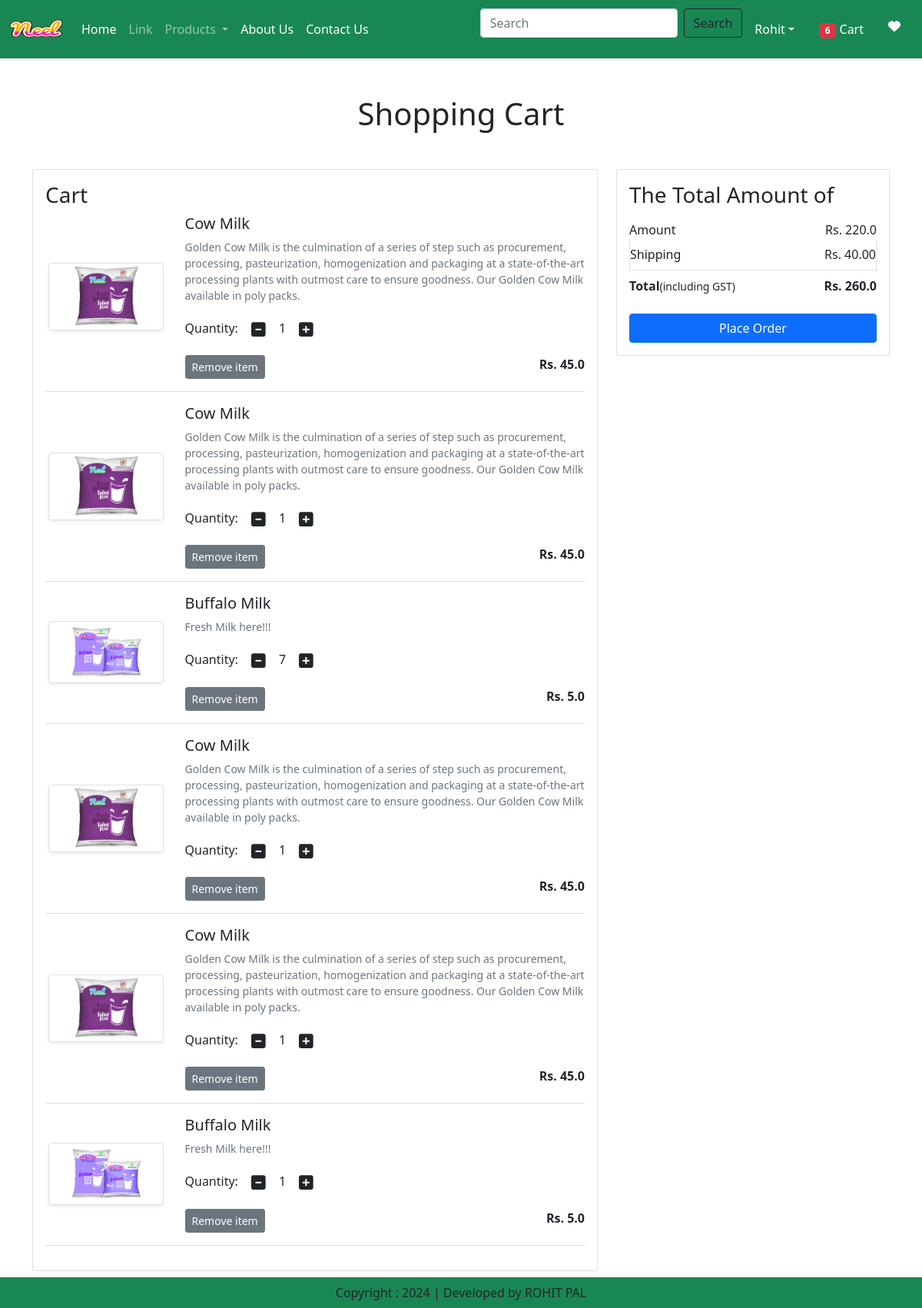
The app's page /cart/ (signed in) with its own data.
### milkapp/models.py (models this page shows, shortened)
class Cart(models.Model):
    user = models.ForeignKey(User,on_delete=models.CASCADE)
    product = models.ForeignKey(Product,on_delete=models.CASCADE)
    quantity = models.PositiveIntegerField(default=1)

class Product(models.Model):
    title=models.CharField(max_length=100)
    selling_price = models.FloatField()
    discounted_price = models.FloatField()
    description = models.TextField()
    composition = models.TextField(default="")
    prodapp=models.TextField(default="")
    category=models.CharField(choices=CATEGORY_CHOICES, max_length=2)
    product_image = models.ImageField(upload_to='product')

### milkapp/views.py (the view)
# urls.py: path('cart/', views.show_cart ,name="showcart"),
@login_required
def show_cart(request):
    user=request.user
    cart=Cart.objects.filter(user=user)
    amount=0
    for p in cart:
        value = p.quantity * p.product.discounted_price
        amount = amount + value
    totalamount = amount + 40
    totalitem=0
    wishitem=0
    if request.user.is_authenticated:
        totalitem = len(Cart.objects.filter(user=request.user))
        wishitem = len(Wishlist.objects.filter(user=request.user))
    return render(request,"milkapp/addtocart.html",locals())

### milkapp/templates/milkapp/addtocart.html (shortened to what this page needs)
{% extends 'milkapp/base.html' %}
{% load static %}
{% block main-content %}
<div class="container my-5">
    <div class="row">
        {% if cart %}
        <h1 class="text-center mb-5">Shopping Cart</h1>
        <div class="col-sm-8">
            <div class="card">
                <div class="card-body">
                    <h3>Cart</h3>
                    {% for item in cart %}
                    <div class="row">
                        <div class="col-sm-3 text-center align-self-center">
                            <img src="{{item.product.product_image.url}}" alt="" srcset=""
                                class="img-fluid img-thumbnail shadow-sm" height="150" width="150">
                        </div>
                        <div class="col-sm-9">
                            <div>
                                <h5>{{item.product.title}}</h5>
                                <p class="mb-2 text-muted small">{{item.product.description}}</p>
                                <div class="my-3">
                                    <label for="quantity">Quantity:</label>
                                    <a class="minus-cart btn" pid={{item.product.id}}><i
                                            class="fas fa-minus-square fa-lg"></i></a>
                                    <span id="quantity">{{item.quantity}}</span>
                                    <a class="plus-cart btn" pid={{item.product.id}}><i
                                            class="fas fa-plus-square fa-lg"></i></a>
                                </div>
                                <div class="d-flex justify-content-between">
                                    <a href="#" class="remove-cart btn btn-sm btn-secondary mr-3"
                                        pid={{item.product.id}}>Remove item</a>
                                    <p class="mb-0"><span><strong>Rs. {{item.product.discounted_price}}</strong></span>
                                    </p>
                                </div>
                            </div>
                        </div>
                    </div>
                    <hr class="text-muted">
                    {% endfor %}
                </div>
            </div>
        </div>
        <div class="col-sm-4">
            <div class="card">
                <div class="card-body">
                    <h3>The Total Amount of</h3>
                    <ul class="list-group">
                        <li
                            class="list-group-item d-flex justify-content-between align-items-center border-0 px-0 pb-0">
                            Amount<span id="amount">Rs. {{amount}}</span></li>
                        <li class="list-group-item d-flex justify-content-between lign-items-center px-0">
                            Shipping<span>Rs. 40.00</span></li>
                        <li
                            class="list-group-item d-flex justify-content-between align-items-center border-0 px-0 mb-3">
                            <div>
                                <strong>Total</strong><small>(including GST)</small>
                            </div>
                            <span id="totalamount"><strong>Rs. {{totalamount}}</strong></span>
                        </li>
                    </ul>
                    <div class="d-grid">
                        <a href="{% url 'checkout' %}" class="btn btn-primary">Place Order</a>
                    </div>
                </div>
            </div>
        </div>
        {% else %}
        <h1 class="text-center mb-5">Cart is Empty</h1>
        {% endif %}
    </div>
</div>
{% endblock main-content %}

### milkapp/templates/milkapp/base.html (shortened to what this page needs)
<!DOCTYPE>
{% load static  %}
<!DOCTYPE html>
<html lang="en">
    <head>
        <link href="https://cdn.jsdelivr.net/npm/bootstrap@5.0.2/dist/css/bootstrap.min.css" rel="stylesheet">
        <link rel="stylesheet" href="{% static 'milkapp/css/owl.carousel.min.css' %}" />
        <link rel="stylesheet" href="{% static 'milkapp/css/all.min.css' %}" />
        <link rel="stylesheet" href="{% static 'milkapp/css/style.css' %}" />
    </head>
    <body>
        <nav class="navbar navbar-expand-lg navbar-dark bg-success">
            <div class="container-fluid">
              <a class="navbar-brand" href="#">
                <img src="{% static 'milkapp/images/product/Neel.png' %}" width="70" height="50"/>
              </a>
              <div class="collapse navbar-collapse" id="navbarSupportedContent">
                <ul class="navbar-nav me-auto mb-2 mb-lg-0">
                {% if request.user.is_authenticated %}
                  <li class="nav-item">
                    <a class="nav-link active" aria-current="page" href="/">Home</a>
                  </li>
                  <li class="nav-item">
                    <a class="nav-link" href="#">Link</a>
                  </li>
                  <li class="nav-item dropdown">
                    <a class="nav-link dropdown-toggle" href="#" id="navbarDropdown" role="button" data-bs-toggle="dropdown" aria-expanded="false">
                      Products
                    </a>
                  </li>
                  <li class="nav-item">
                    <a class="nav-link text-white" href="{% url 'about' %}">About Us</a>
                  </li>
                  <li class="nav-item">
                    <a class="nav-link text-white" href="{% url 'contact' %}">Contact Us</a>
                  </li>
                </ul>
                <form class="d-flex" role="search" action="/search">
                  <input class="form-control me-2" type="search" placeholder="Search" name="search" aria-label="Search">
                  <button class="btn btn-outline-dark" type="submit">Search</button>
                </form>
              </div>
              <ul class="navbar-nav me-auto mb-2 mb-lg-0">
                <li class="nav-item dropdown mx-2">
                    <a class="nav-link dropdown-toggle text-white" href="#" id="profileDropdown" role="button" data-bs-toggle="dropdown" aria-expanded="false">Rohit</a>
                </li>
                <li class="nav-item mx-2">
                    <a href="{% url 'showcart' %}" class="nav-link text-white"><span class="badge bg-danger">{% if totalitem > 0 %} {{totalitem}} {% endif %}</span> Cart</a>
                </li>
                <li class="nav-item mx-2">
                    <a href="{% url 'wishlist' %}" class="nav-link text-white"> <i class="fa fa-heart"></i></a>
                </li>
                {% endif %}
              </ul>
            </div>
        </nav>
    {% block main-content %}{% endblock main-content %}
   <footer class="container-fluid fixed-bottom bg-success text-center p-2 mt-5">
    Copyright : 2024 | Developed by ROHIT PAL
   </footer>
        </body>
</html>

### records on screen
Cart: product.product_image (picture), product "Cow Milk", product.description "Golden Cow Milk is the culmination of a series of step such as procurement, processing, pasteurization, homogenization and packaging at a state-of-the-art processing plants with outmost care to ensure goodness. Our Golden Cow Milk available in poly packs.", quantity "1", product.discounted_price "45.0"
Cart: product.product_image (picture), product "Cow Milk", product.description "Golden Cow Milk is the culmination of a series of step such as procurement, processing, pasteurization, homogenization and packaging at a state-of-the-art processing plants with outmost care to ensure goodness. Our Golden Cow Milk available in poly packs.", quantity "1", product.discounted_price "45.0"
Cart: product.product_image (picture), product "Buffalo Milk", product.description "Fresh Milk here!!!", quantity "7", product.discounted_price "5.0"
Cart: product.product_image (picture), product "Cow Milk", product.description "Golden Cow Milk is the culmination of a series of step such as procurement, processing, pasteurization, homogenization and packaging at a state-of-the-art processing plants with outmost care to ensure goodness. Our Golden Cow Milk available in poly packs.", quantity "1", product.discounted_price "45.0"
Cart: product.product_image (picture), product "Cow Milk", product.description "Golden Cow Milk is the culmination of a series of step such as procurement, processing, pasteurization, homogenization and packaging at a state-of-the-art processing plants with outmost care to ensure goodness. Our Golden Cow Milk available in poly packs.", quantity "1", product.discounted_price "45.0"
Cart: product.product_image (picture), product "Buffalo Milk", product.description "Fresh Milk here!!!", quantity "1", product.discounted_price "5.0"

### other values on screen
{{ totalitem }} "6"
{{ amount }} "220.0"
{{ totalamount }} "260.0"
